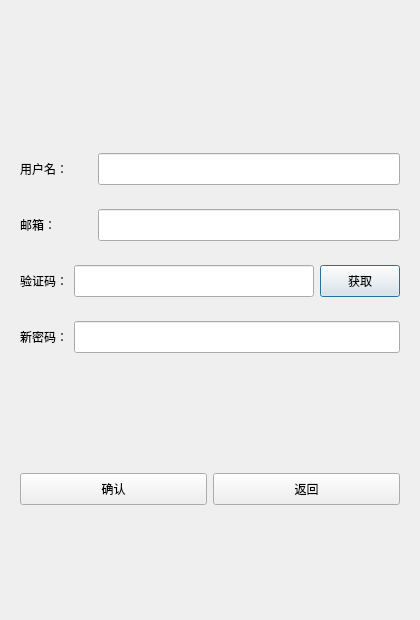
<?xml version="1.0" encoding="UTF-8"?>
<ui version="4.0">
 <class>ResetDialog</class>
 <widget class="QDialog" name="ResetDialog">
  <property name="geometry">
   <rect>
    <x>0</x>
    <y>0</y>
    <width>420</width>
    <height>620</height>
   </rect>
  </property>
  <property name="windowTitle">
   <string>Dialog</string>
  </property>
  <layout class="QVBoxLayout" name="verticalLayout">
   <item>
    <spacer name="verticalSpacer">
     <property name="orientation">
      <enum>Qt::Vertical</enum>
     </property>
     <property name="sizeHint" stdset="0">
      <size>
       <width>20</width>
       <height>40</height>
      </size>
     </property>
    </spacer>
   </item>
   <item>
    <widget class="QLabel" name="err_tip">
     <property name="minimumSize">
      <size>
       <width>0</width>
       <height>32</height>
      </size>
     </property>
     <property name="maximumSize">
      <size>
       <width>16777215</width>
       <height>32</height>
      </size>
     </property>
     <property name="text">
      <string/>
     </property>
     <property name="alignment">
      <set>Qt::AlignCenter</set>
     </property>
    </widget>
   </item>
   <item>
    <widget class="QWidget" name="widget" native="true">
     <layout class="QHBoxLayout" name="horizontalLayout">
      <item>
       <widget class="QLabel" name="user_lb">
        <property name="minimumSize">
         <size>
          <width>72</width>
          <height>32</height>
         </size>
        </property>
        <property name="maximumSize">
         <size>
          <width>72</width>
          <height>32</height>
         </size>
        </property>
        <property name="text">
         <string>用户名：</string>
        </property>
       </widget>
      </item>
      <item>
       <widget class="QLineEdit" name="user_edit">
        <property name="minimumSize">
         <size>
          <width>0</width>
          <height>32</height>
         </size>
        </property>
        <property name="maximumSize">
         <size>
          <width>16777215</width>
          <height>32</height>
         </size>
        </property>
       </widget>
      </item>
     </layout>
    </widget>
   </item>
   <item>
    <widget class="QWidget" name="widget_2" native="true">
     <layout class="QHBoxLayout" name="horizontalLayout_2">
      <item>
       <widget class="QLabel" name="email_lb">
        <property name="minimumSize">
         <size>
          <width>72</width>
          <height>32</height>
         </size>
        </property>
        <property name="maximumSize">
         <size>
          <width>72</width>
          <height>32</height>
         </size>
        </property>
        <property name="text">
         <string>邮箱：</string>
        </property>
       </widget>
      </item>
      <item>
       <widget class="QLineEdit" name="email_edit">
        <property name="minimumSize">
         <size>
          <width>0</width>
          <height>32</height>
         </size>
        </property>
        <property name="maximumSize">
         <size>
          <width>16777215</width>
          <height>32</height>
         </size>
        </property>
       </widget>
      </item>
     </layout>
    </widget>
   </item>
   <item>
    <widget class="QWidget" name="widget_3" native="true">
     <layout class="QHBoxLayout" name="horizontalLayout_3">
      <item>
       <widget class="QLabel" name="varify_lb">
        <property name="minimumSize">
         <size>
          <width>0</width>
          <height>32</height>
         </size>
        </property>
        <property name="maximumSize">
         <size>
          <width>16777215</width>
          <height>32</height>
         </size>
        </property>
        <property name="text">
         <string>验证码：</string>
        </property>
       </widget>
      </item>
      <item>
       <widget class="QLineEdit" name="varify_edit">
        <property name="minimumSize">
         <size>
          <width>0</width>
          <height>32</height>
         </size>
        </property>
        <property name="maximumSize">
         <size>
          <width>16777215</width>
          <height>32</height>
         </size>
        </property>
       </widget>
      </item>
      <item>
       <widget class="TimerBtn" name="varify_btn">
        <property name="minimumSize">
         <size>
          <width>0</width>
          <height>32</height>
         </size>
        </property>
        <property name="maximumSize">
         <size>
          <width>16777215</width>
          <height>32</height>
         </size>
        </property>
        <property name="text">
         <string>获取</string>
        </property>
       </widget>
      </item>
     </layout>
    </widget>
   </item>
   <item>
    <widget class="QWidget" name="widget_4" native="true">
     <layout class="QHBoxLayout" name="horizontalLayout_4">
      <item>
       <widget class="QLabel" name="pwd_lb">
        <property name="minimumSize">
         <size>
          <width>0</width>
          <height>32</height>
         </size>
        </property>
        <property name="maximumSize">
         <size>
          <width>16777215</width>
          <height>32</height>
         </size>
        </property>
        <property name="text">
         <string>新密码：</string>
        </property>
       </widget>
      </item>
      <item>
       <widget class="QLineEdit" name="pwd_edit">
        <property name="minimumSize">
         <size>
          <width>0</width>
          <height>32</height>
         </size>
        </property>
        <property name="maximumSize">
         <size>
          <width>16777215</width>
          <height>32</height>
         </size>
        </property>
       </widget>
      </item>
     </layout>
    </widget>
   </item>
   <item>
    <spacer name="verticalSpacer_2">
     <property name="orientation">
      <enum>Qt::Vertical</enum>
     </property>
     <property name="sizeHint" stdset="0">
      <size>
       <width>20</width>
       <height>40</height>
      </size>
     </property>
    </spacer>
   </item>
   <item>
    <widget class="QWidget" name="widget_5" native="true">
     <layout class="QHBoxLayout" name="horizontalLayout_5">
      <item>
       <widget class="QPushButton" name="sure_btn">
        <property name="minimumSize">
         <size>
          <width>0</width>
          <height>32</height>
         </size>
        </property>
        <property name="maximumSize">
         <size>
          <width>16777215</width>
          <height>32</height>
         </size>
        </property>
        <property name="text">
         <string>确认</string>
        </property>
       </widget>
      </item>
      <item>
       <widget class="QPushButton" name="return_btn">
        <property name="minimumSize">
         <size>
          <width>0</width>
          <height>32</height>
         </size>
        </property>
        <property name="maximumSize">
         <size>
          <width>16777215</width>
          <height>32</height>
         </size>
        </property>
        <property name="text">
         <string>返回</string>
        </property>
       </widget>
      </item>
     </layout>
    </widget>
   </item>
   <item>
    <spacer name="verticalSpacer_3">
     <property name="orientation">
      <enum>Qt::Vertical</enum>
     </property>
     <property name="sizeHint" stdset="0">
      <size>
       <width>20</width>
       <height>40</height>
      </size>
     </property>
    </spacer>
   </item>
  </layout>
 </widget>
 <customwidgets>
  <customwidget>
   <class>TimerBtn</class>
   <extends>QPushButton</extends>
   <header location="global">timerbtn.h</header>
  </customwidget>
 </customwidgets>
 <resources/>
 <connections/>
</ui>
